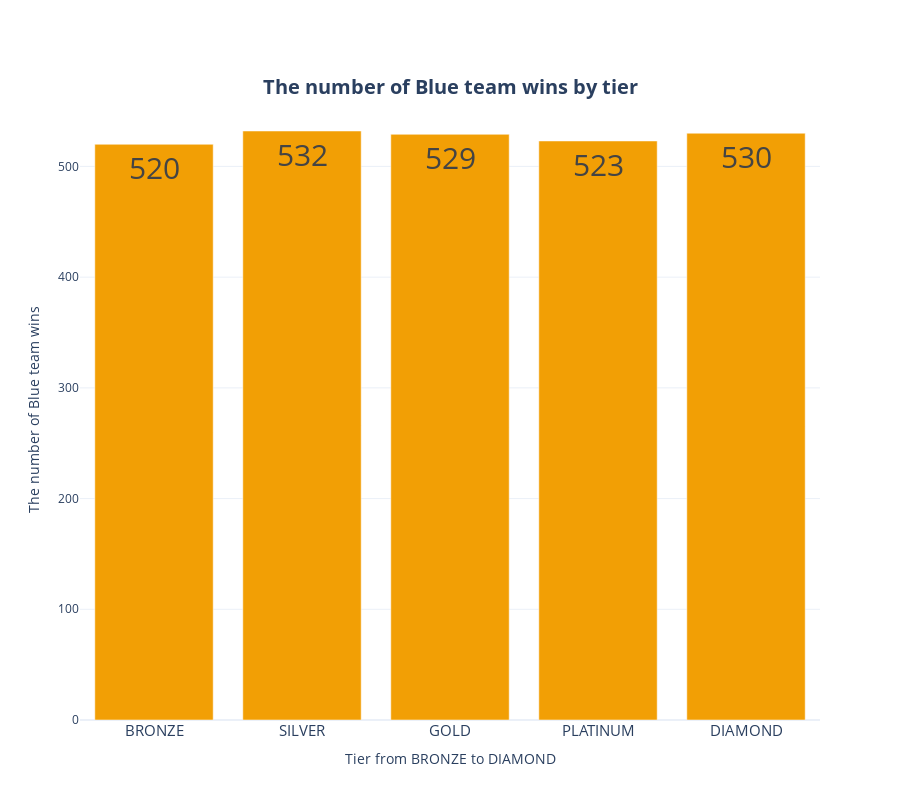

The notebook cell saved with this chart:
### Markdown cell above
#### 시각화

### Code cell
fig = go.Figure()
fig.add_trace(
    go.Bar(
        x=tier.index, 
        y=tier['blue_win'],
        text=tier['blue_win'], 
        textposition='auto',
        textfont={'size' : 30},
        marker_color = '#F29F05'
    )
)
fig.update_layout(
    {
        "title": {
            "text": "<b>The number of Blue team wins by tier</b>",
            "x": 0.5,
            "y": 0.9,
            "font": {
                "size": 20
            }
        },
        "xaxis": {
            "title": "Tier from BRONZE to DIAMOND",
            "showticklabels":True,
            "tickfont": {
                "size": 15                
            }
        },
        "yaxis": {
            "title": "The number of Blue team wins"
        },
        "template":'plotly_white'
    }, width=900,height=800
)
fig.show()

### Figure 1 — Plotly figure (JSON) as saved in the notebook; plotly's stock layout.template omitted (floating-point values rounded to 4 significant figures)
{"data": [{"marker": {"color": "#F29F05"}, "text": [520, 532, 529, 523, 530], "textfont": {"size": 30}, "textposition": "auto", "type": "bar", "x": ["BRONZE", "SILVER", "GOLD", "PLATINUM", "DIAMOND"], "y": [520, 532, 529, 523, 530]}], "layout": {"height": 800, "title": {"font": {"size": 20}, "text": "<b>The number of Blue team wins by tier</b>", "x": 0.5, "y": 0.9}, "width": 900, "xaxis": {"autorange": true, "range": [-0.5, 4.5], "showticklabels": true, "tickfont": {"size": 15}, "title": {"text": "Tier from BRONZE to DIAMOND"}, "type": "category"}, "yaxis": {"autorange": true, "range": [0, 560], "title": {"text": "The number of Blue team wins"}, "type": "linear"}}}
